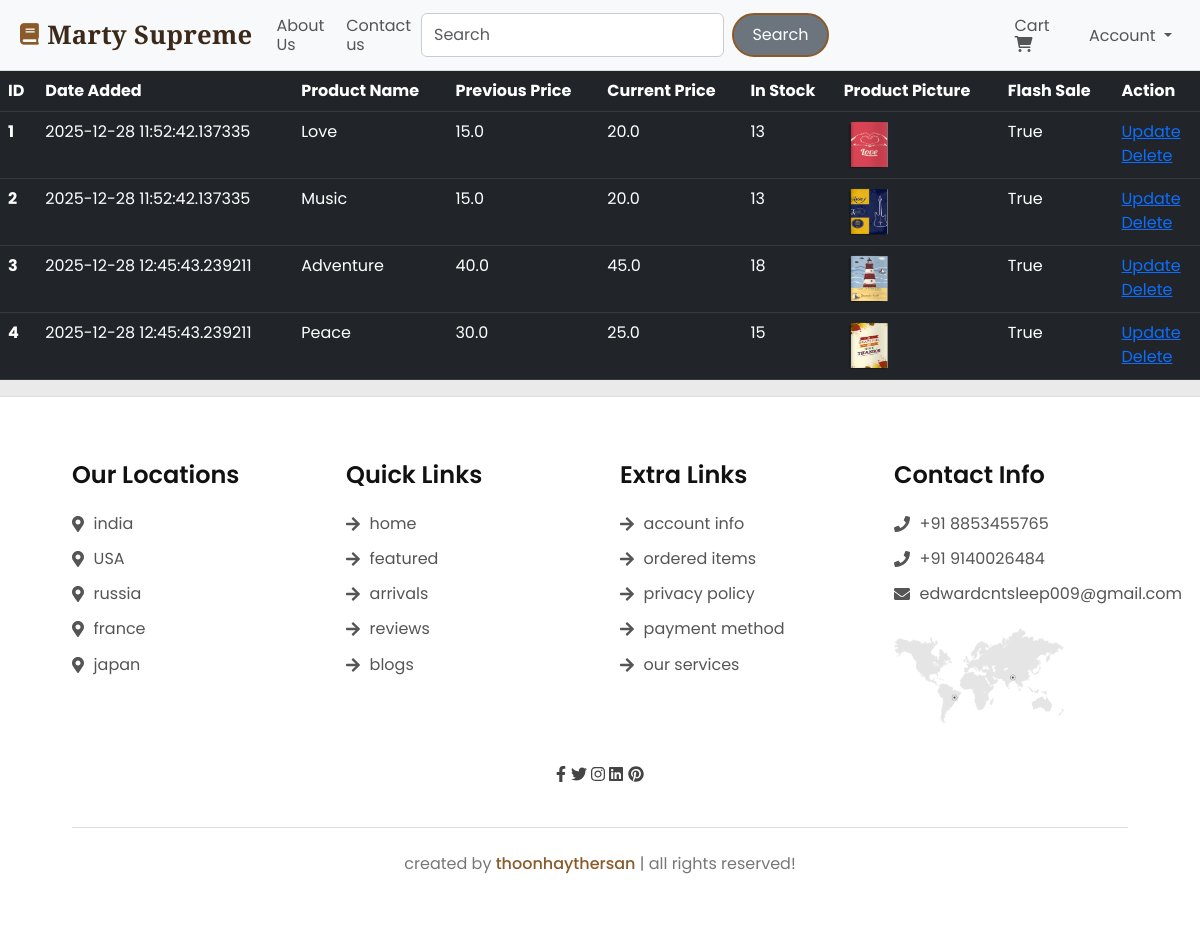
The page /shop-items (signed in) on the database its author committed.
### website/models.py (models this page shows, shortened)
class Product(db.Model):
    id = db.Column(db.Integer, primary_key=True)
    product_name = db.Column(db.String(100), nullable=False)
    current_price = db.Column(db.Float, nullable=False)
    previous_price = db.Column(db.Float, nullable=False)
    in_stock = db.Column(db.Integer, nullable=False)
    product_picture = db.Column(db.String(1000), nullable=False)
    flash_sale = db.Column(db.Boolean, default=False)
    date_added = db.Column(db.DateTime, default=datetime.utcnow())
    carts = db.relationship('Cart', backref=db.backref('product', lazy=True))
    orders = db.relationship('Order', backref=db.backref('product', lazy=True))

### website/admin.py (the view)
@admin.route('/shop-items', methods=['GET', 'POST'])
@login_required
def shop_items():
    if current_user.id == 1:
        items = Product.query.order_by(Product.date_added).all()
        return render_template('shop_items.html', items=items)
    return render_template('404.html')

### website/__init__.py (called while the page is built)
def create_app():
    app = Flask(__name__)
    app.config['SECRET_KEY'] = 'edward'
    app.config['SQLALCHEMY_DATABASE_URI'] = f'sqlite:///{DB_NAME}'
    db.init_app(app)
    @app.errorhandler(404)
    def page_not_found(error):
        return render_template('404.html')
    login_manager = LoginManager()
    login_manager.init_app(app)
    login_manager.login_view = 'auth.login'
    @login_manager.user_loader
    def load_user(id):
        return Customer.query.get(int(id))
    from .views import views
    from .auth import auth
    from .admin import admin
    from .models import Customer, Cart, Product, Order
    app.register_blueprint(views, url_prefix='/') #localhost:5000/about-us
    app.register_blueprint(auth, url_prefix='/') #localhost:5000/auth/change-password
    app.register_blueprint(admin, url_prefix='/')
    return app

### website/templates/shop_items.html (shortened to what this page needs)
{% extends 'base.html' %}
{% block body %}
{% if items | length < 1 %}
    <h3 style="color: black;">No Shop Items</h3>
{% else %}
    <table class="table table-dark table-hover">
        <thead>
            <tr>
                <th scope="col">ID</th>
                <th scope="col">Date Added</th>
                <th scope="col">Product Name</th>
                <th scope="col">Previous Price</th>
                <th scope="col">Current Price</th>
                <th scope="col">In Stock</th>
                <th scope="col">Product Picture</th>
                <th scope="col">Flash Sale</th>
                <th scope="col">Action</th>
            </tr>
        </thead>
        <tbody>
            {% for item in items %}
            <tr>
                <th scope="row">{{ item.id}}</th>
                <td>{{ item.date_added }}</td>
                <td>{{ item.product_name }}</td>
                <td>{{ item.previous_price }}</td>
                <td>{{ item.current_price }}</td>
                <td>{{ item.in_stock }}</td>
                <td><img src="{{ item.product_picture }}" alt="" style="height: 50px; width: 50px; border-radius: 2px;"></td>
                <td>{{ item.flash_sale }}</td>
                <td>
                    <a href="/update-item/{{ item.id }}">Update</a>
                    <br>
                    <a href="/delete-item/{{ item.id }}">Delete</a>
                </td>
            </tr>
            {% endfor %}
        </tbody>
    </table>
{% endif %}
{% endblock %}

### website/static/css/style.css (style rules this page uses)
body { background: #f8f6f3; color: #222; font-family: 'Poppins', sans-serif; }

### rows shown on the page
Product: id "1", date_added "2025-12-28 11:52:42.137335", product_name "Love", previous_price "15.0", current_price "20.0", in_stock "13", product_picture (picture), flash_sale "True"
Product: id "2", date_added "2025-12-28 11:52:42.137335", product_name "Music", previous_price "15.0", current_price "20.0", in_stock "13", product_picture (picture), flash_sale "True"
Product: id "3", date_added "2025-12-28 12:45:43.239211", product_name "Adventure", previous_price "40.0", current_price "45.0", in_stock "18", product_picture (picture), flash_sale "True"
Product: id "4", date_added "2025-12-28 12:45:43.239211", product_name "Peace", previous_price "30.0", current_price "25.0", in_stock "15", product_picture (picture), flash_sale "True"
